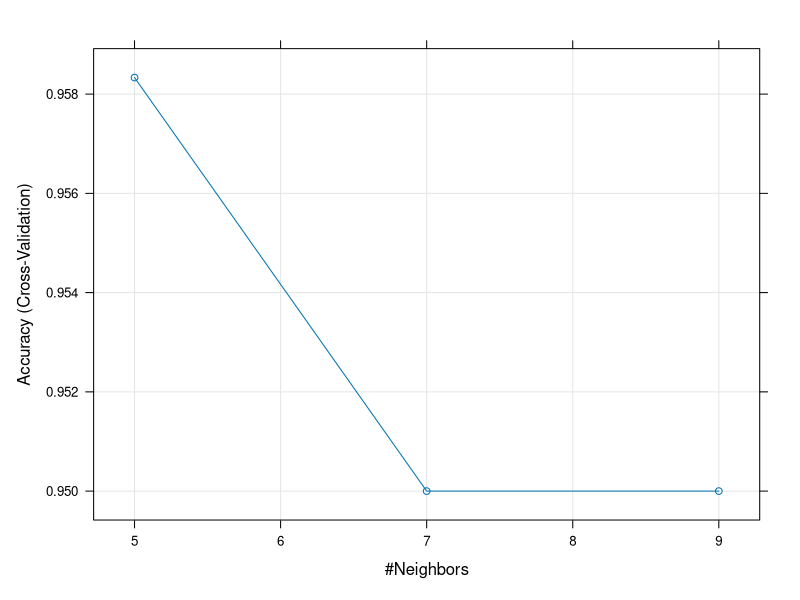
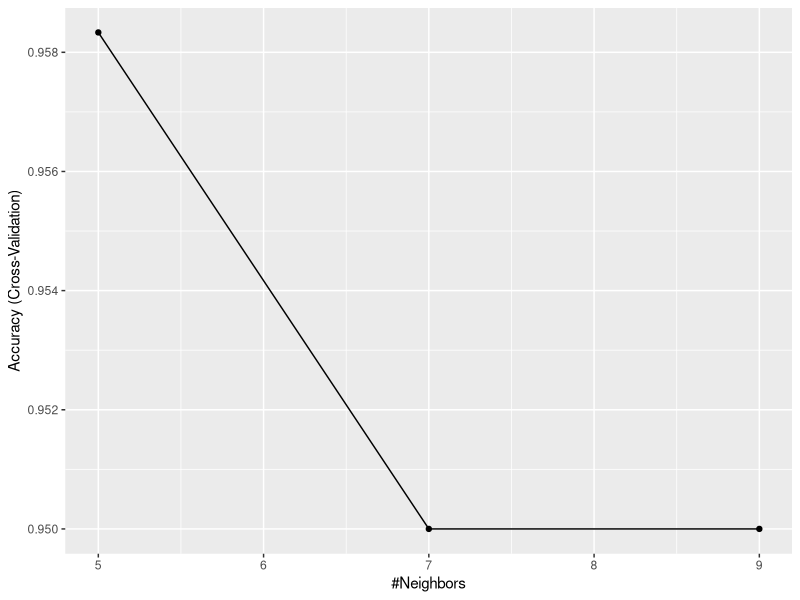

These charts were generated, in order, by the following R code:
library(caret)

View(iris) #original dataset
# Partition data into Train (80%) and Test (20%) sets
trainIndex <- createDataPartition(iris$Species, p=0.80, list=FALSE)
View(trainIndex)  #120 observations

irisTrain <- iris[ trainIndex,]
View(irisTrain)

irisTest  <- iris[-trainIndex,]
View(irisTest)

#Train knn using cross validation
set.seed(101)
knnFit1 <- train(Species~., irisTrain,
                 method = "knn",
                 preProcess = c("center", "scale"),
                 trControl = trainControl(method = "cv", number =10))


knnFit1

plot(knnFit1)

ggplot(knnFit1)

predictions <- predict(knnFit1, irisTest)
View(predictions)

confusionMatrix(predictions, irisTest$Species)
